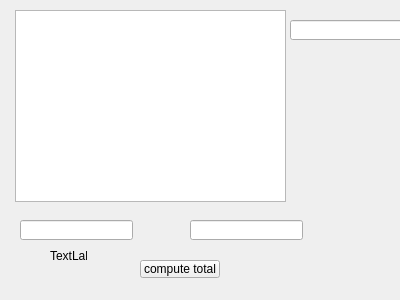
<?xml version="1.0" encoding="UTF-8"?>
<ui version="4.0">
 <class>GUI</class>
 <widget class="QWidget" name="GUI">
  <property name="geometry">
   <rect>
    <x>0</x>
    <y>0</y>
    <width>400</width>
    <height>300</height>
   </rect>
  </property>
  <property name="windowTitle">
   <string>Form</string>
  </property>
  <widget class="QListWidget" name="listWidget">
   <property name="geometry">
    <rect>
     <x>15</x>
     <y>10</y>
     <width>271</width>
     <height>192</height>
    </rect>
   </property>
  </widget>
  <widget class="QLineEdit" name="prec_lineEdit">
   <property name="geometry">
    <rect>
     <x>290</x>
     <y>20</y>
     <width>113</width>
     <height>20</height>
    </rect>
   </property>
  </widget>
  <widget class="QLineEdit" name="descrip_lineEdit">
   <property name="geometry">
    <rect>
     <x>20</x>
     <y>220</y>
     <width>113</width>
     <height>20</height>
    </rect>
   </property>
  </widget>
  <widget class="QLineEdit" name="start_lineEdit">
   <property name="geometry">
    <rect>
     <x>190</x>
     <y>220</y>
     <width>113</width>
     <height>20</height>
    </rect>
   </property>
  </widget>
  <widget class="QLabel" name="hours_label">
   <property name="geometry">
    <rect>
     <x>50</x>
     <y>250</y>
     <width>37</width>
     <height>12</height>
    </rect>
   </property>
   <property name="text">
    <string>TextLabel</string>
   </property>
  </widget>
  <widget class="QPushButton" name="pushButton">
   <property name="geometry">
    <rect>
     <x>140</x>
     <y>260</y>
     <width>80</width>
     <height>18</height>
    </rect>
   </property>
   <property name="text">
    <string>compute total</string>
   </property>
  </widget>
 </widget>
 <resources/>
 <connections/>
</ui>
